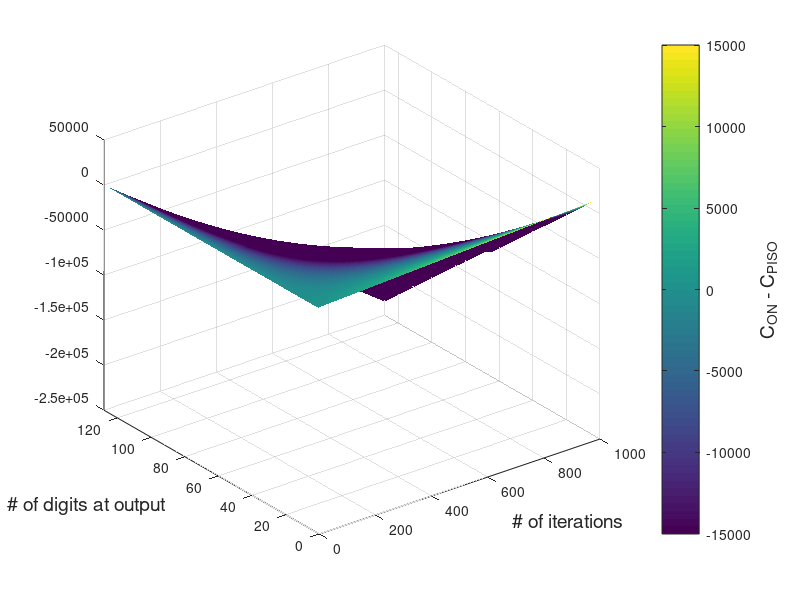

Write the MATLAB code that produced this figure.

Num_in = 128
p_vec = [1:Num_in];
U = 64;
iter = 1000
n = [1:iter];
C_fp_surf = zeros(iter,Num_in);
C_online_surf = zeros(iter,Num_in);
L_fp_surf = zeros(iter,Num_in);
L_online_surf = zeros(iter,Num_in);
for n = 1:iter
    C_fp_surf(n,:) = 2 .* n .* (p_vec+2);
    k_vec = floor ((p_vec-1) ./ U);
    sum = zeros(size(k_vec));
    for i = 1 : length(k_vec)
        for j = 1:k_vec(i)
            sum(i) = j*U + sum(i);
        end
    end   
    C_online_surf(n,:) = 21.*n +sum +4.* n .*(k_vec) +((p_vec - k_vec.*U).* (k_vec +1)); 
end
L_online_surf = C_online_surf .* 1./30;
L_fp_surf = C_fp_surf .* 1./170;
for i = 1:iter
    for j = 1:Num_in
        xx(i,j) = i;
        yy(i,j) =j;
    end
end


diff_one = C_online_surf - C_fp_surf;
diff_two = L_online_surf - L_fp_surf;
diff = diff_one
h = surf (xx,yy,diff);

xlabel('# of iterations','FontSize',14);
ylabel ('# of digits at output','FontSize',14);
ylim([0,128])
set(h,'LineStyle','none');
caxis([-max(max(diff)),max(max(diff))]);
bar = colorbar;
ylabel (bar,'C_{ON} - C_{PISO}','FontSize',14);
%title ('Newton'' method','FontSize',16);